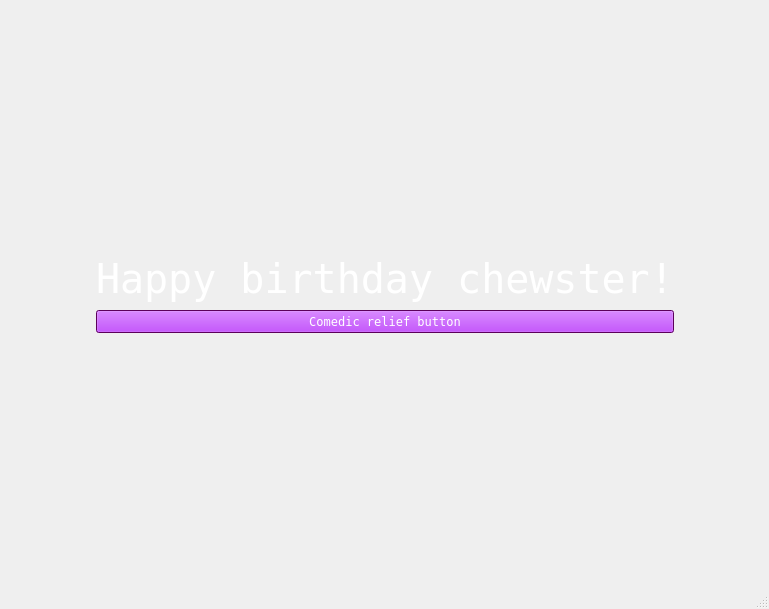
<?xml version="1.0" encoding="UTF-8"?>
<ui version="4.0">
 <class>MainWindow</class>
 <widget class="QMainWindow" name="MainWindow">
  <property name="geometry">
   <rect>
    <x>0</x>
    <y>0</y>
    <width>769</width>
    <height>609</height>
   </rect>
  </property>
  <property name="windowTitle">
   <string>MainWindow</string>
  </property>
  <widget class="QWidget" name="centralwidget">
   <layout class="QGridLayout" name="gridLayout">
    <item row="1" column="0">
     <spacer name="horizontalSpacer">
      <property name="orientation">
       <enum>Qt::Orientation::Horizontal</enum>
      </property>
      <property name="sizeHint" stdset="0">
       <size>
        <width>40</width>
        <height>20</height>
       </size>
      </property>
     </spacer>
    </item>
    <item row="0" column="1">
     <spacer name="verticalSpacer">
      <property name="orientation">
       <enum>Qt::Orientation::Vertical</enum>
      </property>
      <property name="sizeHint" stdset="0">
       <size>
        <width>20</width>
        <height>40</height>
       </size>
      </property>
     </spacer>
    </item>
    <item row="1" column="1">
     <widget class="QLabel" name="label">
      <property name="minimumSize">
       <size>
        <width>150</width>
        <height>50</height>
       </size>
      </property>
      <property name="palette">
       <palette>
        <active>
         <colorrole role="WindowText">
          <brush brushstyle="SolidPattern">
           <color alpha="255">
            <red>255</red>
            <green>255</green>
            <blue>255</blue>
           </color>
          </brush>
         </colorrole>
         <colorrole role="Button">
          <brush brushstyle="SolidPattern">
           <color alpha="255">
            <red>255</red>
            <green>255</green>
            <blue>255</blue>
           </color>
          </brush>
         </colorrole>
         <colorrole role="Light">
          <brush brushstyle="SolidPattern">
           <color alpha="255">
            <red>255</red>
            <green>255</green>
            <blue>255</blue>
           </color>
          </brush>
         </colorrole>
         <colorrole role="Midlight">
          <brush brushstyle="SolidPattern">
           <color alpha="255">
            <red>255</red>
            <green>255</green>
            <blue>255</blue>
           </color>
          </brush>
         </colorrole>
         <colorrole role="Dark">
          <brush brushstyle="SolidPattern">
           <color alpha="255">
            <red>255</red>
            <green>255</green>
            <blue>255</blue>
           </color>
          </brush>
         </colorrole>
         <colorrole role="Mid">
          <brush brushstyle="SolidPattern">
           <color alpha="255">
            <red>255</red>
            <green>255</green>
            <blue>255</blue>
           </color>
          </brush>
         </colorrole>
         <colorrole role="Text">
          <brush brushstyle="SolidPattern">
           <color alpha="255">
            <red>255</red>
            <green>255</green>
            <blue>255</blue>
           </color>
          </brush>
         </colorrole>
         <colorrole role="BrightText">
          <brush brushstyle="SolidPattern">
           <color alpha="255">
            <red>255</red>
            <green>255</green>
            <blue>255</blue>
           </color>
          </brush>
         </colorrole>
         <colorrole role="ButtonText">
          <brush brushstyle="SolidPattern">
           <color alpha="255">
            <red>239</red>
            <green>187</green>
            <blue>255</blue>
           </color>
          </brush>
         </colorrole>
         <colorrole role="Base">
          <brush brushstyle="SolidPattern">
           <color alpha="255">
            <red>239</red>
            <green>187</green>
            <blue>255</blue>
           </color>
          </brush>
         </colorrole>
         <colorrole role="Window">
          <brush brushstyle="SolidPattern">
           <color alpha="255">
            <red>239</red>
            <green>187</green>
            <blue>255</blue>
           </color>
          </brush>
         </colorrole>
         <colorrole role="Shadow">
          <brush brushstyle="SolidPattern">
           <color alpha="255">
            <red>239</red>
            <green>187</green>
            <blue>255</blue>
           </color>
          </brush>
         </colorrole>
         <colorrole role="Highlight">
          <brush brushstyle="SolidPattern">
           <color alpha="255">
            <red>239</red>
            <green>187</green>
            <blue>255</blue>
           </color>
          </brush>
         </colorrole>
         <colorrole role="HighlightedText">
          <brush brushstyle="SolidPattern">
           <color alpha="255">
            <red>239</red>
            <green>187</green>
            <blue>255</blue>
           </color>
          </brush>
         </colorrole>
         <colorrole role="Link">
          <brush brushstyle="SolidPattern">
           <color alpha="255">
            <red>239</red>
            <green>187</green>
            <blue>255</blue>
           </color>
          </brush>
         </colorrole>
         <colorrole role="LinkVisited">
          <brush brushstyle="SolidPattern">
           <color alpha="255">
            <red>239</red>
            <green>187</green>
            <blue>255</blue>
           </color>
          </brush>
         </colorrole>
         <colorrole role="AlternateBase">
          <brush brushstyle="SolidPattern">
           <color alpha="255">
            <red>239</red>
            <green>187</green>
            <blue>255</blue>
           </color>
          </brush>
         </colorrole>
         <colorrole role="ToolTipBase">
          <brush brushstyle="SolidPattern">
           <color alpha="255">
            <red>239</red>
            <green>187</green>
            <blue>255</blue>
           </color>
          </brush>
         </colorrole>
         <colorrole role="ToolTipText">
          <brush brushstyle="SolidPattern">
           <color alpha="255">
            <red>239</red>
            <green>187</green>
            <blue>255</blue>
           </color>
          </brush>
         </colorrole>
         <colorrole role="PlaceholderText">
          <brush brushstyle="SolidPattern">
           <color alpha="127">
            <red>255</red>
            <green>255</green>
            <blue>255</blue>
           </color>
          </brush>
         </colorrole>
         <colorrole role="Accent">
          <brush brushstyle="SolidPattern">
           <color alpha="255">
            <red>239</red>
            <green>187</green>
            <blue>255</blue>
           </color>
          </brush>
         </colorrole>
        </active>
        <inactive>
         <colorrole role="WindowText">
          <brush brushstyle="SolidPattern">
           <color alpha="255">
            <red>255</red>
            <green>255</green>
            <blue>255</blue>
           </color>
          </brush>
         </colorrole>
         <colorrole role="Button">
          <brush brushstyle="SolidPattern">
           <color alpha="255">
            <red>255</red>
            <green>255</green>
            <blue>255</blue>
           </color>
          </brush>
         </colorrole>
         <colorrole role="Light">
          <brush brushstyle="SolidPattern">
           <color alpha="255">
            <red>255</red>
            <green>255</green>
            <blue>255</blue>
           </color>
          </brush>
         </colorrole>
         <colorrole role="Midlight">
          <brush brushstyle="SolidPattern">
           <color alpha="255">
            <red>255</red>
            <green>255</green>
            <blue>255</blue>
           </color>
          </brush>
         </colorrole>
         <colorrole role="Dark">
          <brush brushstyle="SolidPattern">
           <color alpha="255">
            <red>255</red>
            <green>255</green>
            <blue>255</blue>
           </color>
          </brush>
         </colorrole>
         <colorrole role="Mid">
          <brush brushstyle="SolidPattern">
           <color alpha="255">
            <red>255</red>
            <green>255</green>
            <blue>255</blue>
           </color>
          </brush>
         </colorrole>
         <colorrole role="Text">
          <brush brushstyle="SolidPattern">
           <color alpha="255">
            <red>255</red>
            <green>255</green>
            <blue>255</blue>
           </color>
          </brush>
         </colorrole>
         <colorrole role="BrightText">
          <brush brushstyle="SolidPattern">
           <color alpha="255">
            <red>255</red>
            <green>255</green>
            <blue>255</blue>
           </color>
          </brush>
         </colorrole>
         <colorrole role="ButtonText">
          <brush brushstyle="SolidPattern">
           <color alpha="255">
            <red>239</red>
            <green>187</green>
            <blue>255</blue>
           </color>
          </brush>
         </colorrole>
         <colorrole role="Base">
          <brush brushstyle="SolidPattern">
           <color alpha="255">
            <red>239</red>
            <green>187</green>
            <blue>255</blue>
           </color>
          </brush>
         </colorrole>
         <colorrole role="Window">
          <brush brushstyle="SolidPattern">
           <color alpha="255">
            <red>239</red>
            <green>187</green>
            <blue>255</blue>
           </color>
          </brush>
         </colorrole>
         <colorrole role="Shadow">
          <brush brushstyle="SolidPattern">
           <color alpha="255">
            <red>239</red>
            <green>187</green>
            <blue>255</blue>
           </color>
          </brush>
         </colorrole>
         <colorrole role="Highlight">
          <brush brushstyle="SolidPattern">
           <color alpha="255">
            <red>239</red>
            <green>187</green>
            <blue>255</blue>
           </color>
          </brush>
         </colorrole>
         <colorrole role="HighlightedText">
          <brush brushstyle="SolidPattern">
           <color alpha="255">
            <red>239</red>
            <green>187</green>
            <blue>255</blue>
           </color>
          </brush>
         </colorrole>
         <colorrole role="Link">
          <brush brushstyle="SolidPattern">
           <color alpha="255">
            <red>239</red>
            <green>187</green>
            <blue>255</blue>
           </color>
          </brush>
         </colorrole>
         <colorrole role="LinkVisited">
          <brush brushstyle="SolidPattern">
           <color alpha="255">
            <red>239</red>
            <green>187</green>
            <blue>255</blue>
           </color>
          </brush>
         </colorrole>
         <colorrole role="AlternateBase">
          <brush brushstyle="SolidPattern">
           <color alpha="255">
            <red>239</red>
            <green>187</green>
            <blue>255</blue>
           </color>
          </brush>
         </colorrole>
         <colorrole role="ToolTipBase">
          <brush brushstyle="SolidPattern">
           <color alpha="255">
            <red>239</red>
            <green>187</green>
            <blue>255</blue>
           </color>
          </brush>
         </colorrole>
         <colorrole role="ToolTipText">
          <brush brushstyle="SolidPattern">
           <color alpha="255">
            <red>239</red>
            <green>187</green>
            <blue>255</blue>
           </color>
          </brush>
         </colorrole>
         <colorrole role="PlaceholderText">
          <brush brushstyle="SolidPattern">
           <color alpha="127">
            <red>255</red>
            <green>255</green>
            <blue>255</blue>
           </color>
          </brush>
         </colorrole>
         <colorrole role="Accent">
          <brush brushstyle="SolidPattern">
           <color alpha="255">
            <red>239</red>
            <green>187</green>
            <blue>255</blue>
           </color>
          </brush>
         </colorrole>
        </inactive>
        <disabled>
         <colorrole role="WindowText">
          <brush brushstyle="SolidPattern">
           <color alpha="255">
            <red>255</red>
            <green>255</green>
            <blue>255</blue>
           </color>
          </brush>
         </colorrole>
         <colorrole role="Button">
          <brush brushstyle="SolidPattern">
           <color alpha="255">
            <red>255</red>
            <green>255</green>
            <blue>255</blue>
           </color>
          </brush>
         </colorrole>
         <colorrole role="Light">
          <brush brushstyle="SolidPattern">
           <color alpha="255">
            <red>255</red>
            <green>255</green>
            <blue>255</blue>
           </color>
          </brush>
         </colorrole>
         <colorrole role="Midlight">
          <brush brushstyle="SolidPattern">
           <color alpha="255">
            <red>255</red>
            <green>255</green>
            <blue>255</blue>
           </color>
          </brush>
         </colorrole>
         <colorrole role="Dark">
          <brush brushstyle="SolidPattern">
           <color alpha="255">
            <red>255</red>
            <green>255</green>
            <blue>255</blue>
           </color>
          </brush>
         </colorrole>
         <colorrole role="Mid">
          <brush brushstyle="SolidPattern">
           <color alpha="255">
            <red>255</red>
            <green>255</green>
            <blue>255</blue>
           </color>
          </brush>
         </colorrole>
         <colorrole role="Text">
          <brush brushstyle="SolidPattern">
           <color alpha="255">
            <red>255</red>
            <green>255</green>
            <blue>255</blue>
           </color>
          </brush>
         </colorrole>
         <colorrole role="BrightText">
          <brush brushstyle="SolidPattern">
           <color alpha="255">
            <red>255</red>
            <green>255</green>
            <blue>255</blue>
           </color>
          </brush>
         </colorrole>
         <colorrole role="ButtonText">
          <brush brushstyle="SolidPattern">
           <color alpha="255">
            <red>255</red>
            <green>255</green>
            <blue>255</blue>
           </color>
          </brush>
         </colorrole>
         <colorrole role="Base">
          <brush brushstyle="SolidPattern">
           <color alpha="255">
            <red>239</red>
            <green>187</green>
            <blue>255</blue>
           </color>
          </brush>
         </colorrole>
         <colorrole role="Window">
          <brush brushstyle="SolidPattern">
           <color alpha="255">
            <red>239</red>
            <green>187</green>
            <blue>255</blue>
           </color>
          </brush>
         </colorrole>
         <colorrole role="Shadow">
          <brush brushstyle="SolidPattern">
           <color alpha="255">
            <red>239</red>
            <green>187</green>
            <blue>255</blue>
           </color>
          </brush>
         </colorrole>
         <colorrole role="HighlightedText">
          <brush brushstyle="SolidPattern">
           <color alpha="255">
            <red>239</red>
            <green>187</green>
            <blue>255</blue>
           </color>
          </brush>
         </colorrole>
         <colorrole role="Link">
          <brush brushstyle="SolidPattern">
           <color alpha="255">
            <red>239</red>
            <green>187</green>
            <blue>255</blue>
           </color>
          </brush>
         </colorrole>
         <colorrole role="LinkVisited">
          <brush brushstyle="SolidPattern">
           <color alpha="255">
            <red>239</red>
            <green>187</green>
            <blue>255</blue>
           </color>
          </brush>
         </colorrole>
         <colorrole role="AlternateBase">
          <brush brushstyle="SolidPattern">
           <color alpha="255">
            <red>239</red>
            <green>187</green>
            <blue>255</blue>
           </color>
          </brush>
         </colorrole>
         <colorrole role="ToolTipBase">
          <brush brushstyle="SolidPattern">
           <color alpha="255">
            <red>239</red>
            <green>187</green>
            <blue>255</blue>
           </color>
          </brush>
         </colorrole>
         <colorrole role="ToolTipText">
          <brush brushstyle="SolidPattern">
           <color alpha="255">
            <red>239</red>
            <green>187</green>
            <blue>255</blue>
           </color>
          </brush>
         </colorrole>
         <colorrole role="PlaceholderText">
          <brush brushstyle="SolidPattern">
           <color alpha="127">
            <red>255</red>
            <green>255</green>
            <blue>255</blue>
           </color>
          </brush>
         </colorrole>
         <colorrole role="Accent">
          <brush brushstyle="SolidPattern">
           <color alpha="255">
            <red>239</red>
            <green>187</green>
            <blue>255</blue>
           </color>
          </brush>
         </colorrole>
        </disabled>
       </palette>
      </property>
      <property name="font">
       <font>
        <family>Fixedsys</family>
        <pointsize>30</pointsize>
       </font>
      </property>
      <property name="text">
       <string>Happy birthday chewster!</string>
      </property>
     </widget>
    </item>
    <item row="1" column="3">
     <spacer name="horizontalSpacer_2">
      <property name="orientation">
       <enum>Qt::Orientation::Horizontal</enum>
      </property>
      <property name="sizeHint" stdset="0">
       <size>
        <width>40</width>
        <height>20</height>
       </size>
      </property>
     </spacer>
    </item>
    <item row="3" column="1">
     <spacer name="verticalSpacer_2">
      <property name="orientation">
       <enum>Qt::Orientation::Vertical</enum>
      </property>
      <property name="sizeHint" stdset="0">
       <size>
        <width>20</width>
        <height>40</height>
       </size>
      </property>
     </spacer>
    </item>
    <item row="2" column="1">
     <widget class="QPushButton" name="button">
      <property name="palette">
       <palette>
        <active>
         <colorrole role="Button">
          <brush brushstyle="SolidPattern">
           <color alpha="255">
            <red>176</red>
            <green>6</green>
            <blue>255</blue>
           </color>
          </brush>
         </colorrole>
         <colorrole role="Light">
          <brush brushstyle="SolidPattern">
           <color alpha="255">
            <red>255</red>
            <green>255</green>
            <blue>255</blue>
           </color>
          </brush>
         </colorrole>
         <colorrole role="Midlight">
          <brush brushstyle="SolidPattern">
           <color alpha="255">
            <red>227</red>
            <green>227</green>
            <blue>227</blue>
           </color>
          </brush>
         </colorrole>
         <colorrole role="Text">
          <brush brushstyle="SolidPattern">
           <color alpha="255">
            <red>255</red>
            <green>255</green>
            <blue>255</blue>
           </color>
          </brush>
         </colorrole>
         <colorrole role="ButtonText">
          <brush brushstyle="SolidPattern">
           <color alpha="255">
            <red>255</red>
            <green>255</green>
            <blue>255</blue>
           </color>
          </brush>
         </colorrole>
         <colorrole role="Base">
          <brush brushstyle="SolidPattern">
           <color alpha="255">
            <red>239</red>
            <green>187</green>
            <blue>255</blue>
           </color>
          </brush>
         </colorrole>
         <colorrole role="Window">
          <brush brushstyle="SolidPattern">
           <color alpha="255">
            <red>128</red>
            <green>0</green>
            <blue>128</blue>
           </color>
          </brush>
         </colorrole>
        </active>
        <inactive>
         <colorrole role="Button">
          <brush brushstyle="SolidPattern">
           <color alpha="255">
            <red>176</red>
            <green>6</green>
            <blue>255</blue>
           </color>
          </brush>
         </colorrole>
         <colorrole role="Light">
          <brush brushstyle="SolidPattern">
           <color alpha="255">
            <red>255</red>
            <green>255</green>
            <blue>255</blue>
           </color>
          </brush>
         </colorrole>
         <colorrole role="Midlight">
          <brush brushstyle="SolidPattern">
           <color alpha="255">
            <red>227</red>
            <green>227</green>
            <blue>227</blue>
           </color>
          </brush>
         </colorrole>
         <colorrole role="Text">
          <brush brushstyle="SolidPattern">
           <color alpha="255">
            <red>255</red>
            <green>255</green>
            <blue>255</blue>
           </color>
          </brush>
         </colorrole>
         <colorrole role="ButtonText">
          <brush brushstyle="SolidPattern">
           <color alpha="255">
            <red>255</red>
            <green>255</green>
            <blue>255</blue>
           </color>
          </brush>
         </colorrole>
         <colorrole role="Base">
          <brush brushstyle="SolidPattern">
           <color alpha="255">
            <red>239</red>
            <green>187</green>
            <blue>255</blue>
           </color>
          </brush>
         </colorrole>
         <colorrole role="Window">
          <brush brushstyle="SolidPattern">
           <color alpha="255">
            <red>128</red>
            <green>0</green>
            <blue>128</blue>
           </color>
          </brush>
         </colorrole>
        </inactive>
        <disabled>
         <colorrole role="Button">
          <brush brushstyle="SolidPattern">
           <color alpha="255">
            <red>176</red>
            <green>6</green>
            <blue>255</blue>
           </color>
          </brush>
         </colorrole>
         <colorrole role="Light">
          <brush brushstyle="SolidPattern">
           <color alpha="255">
            <red>255</red>
            <green>255</green>
            <blue>255</blue>
           </color>
          </brush>
         </colorrole>
         <colorrole role="Midlight">
          <brush brushstyle="SolidPattern">
           <color alpha="255">
            <red>227</red>
            <green>227</green>
            <blue>227</blue>
           </color>
          </brush>
         </colorrole>
         <colorrole role="Base">
          <brush brushstyle="SolidPattern">
           <color alpha="255">
            <red>128</red>
            <green>0</green>
            <blue>128</blue>
           </color>
          </brush>
         </colorrole>
         <colorrole role="Window">
          <brush brushstyle="SolidPattern">
           <color alpha="255">
            <red>128</red>
            <green>0</green>
            <blue>128</blue>
           </color>
          </brush>
         </colorrole>
        </disabled>
       </palette>
      </property>
      <property name="font">
       <font>
        <family>Fixedsys</family>
        <pointsize>9</pointsize>
       </font>
      </property>
      <property name="text">
       <string>Comedic relief button</string>
      </property>
     </widget>
    </item>
   </layout>
  </widget>
  <widget class="QMenuBar" name="menubar">
   <property name="geometry">
    <rect>
     <x>0</x>
     <y>0</y>
     <width>769</width>
     <height>17</height>
    </rect>
   </property>
  </widget>
  <widget class="QStatusBar" name="statusbar"/>
 </widget>
 <resources/>
 <connections/>
</ui>
